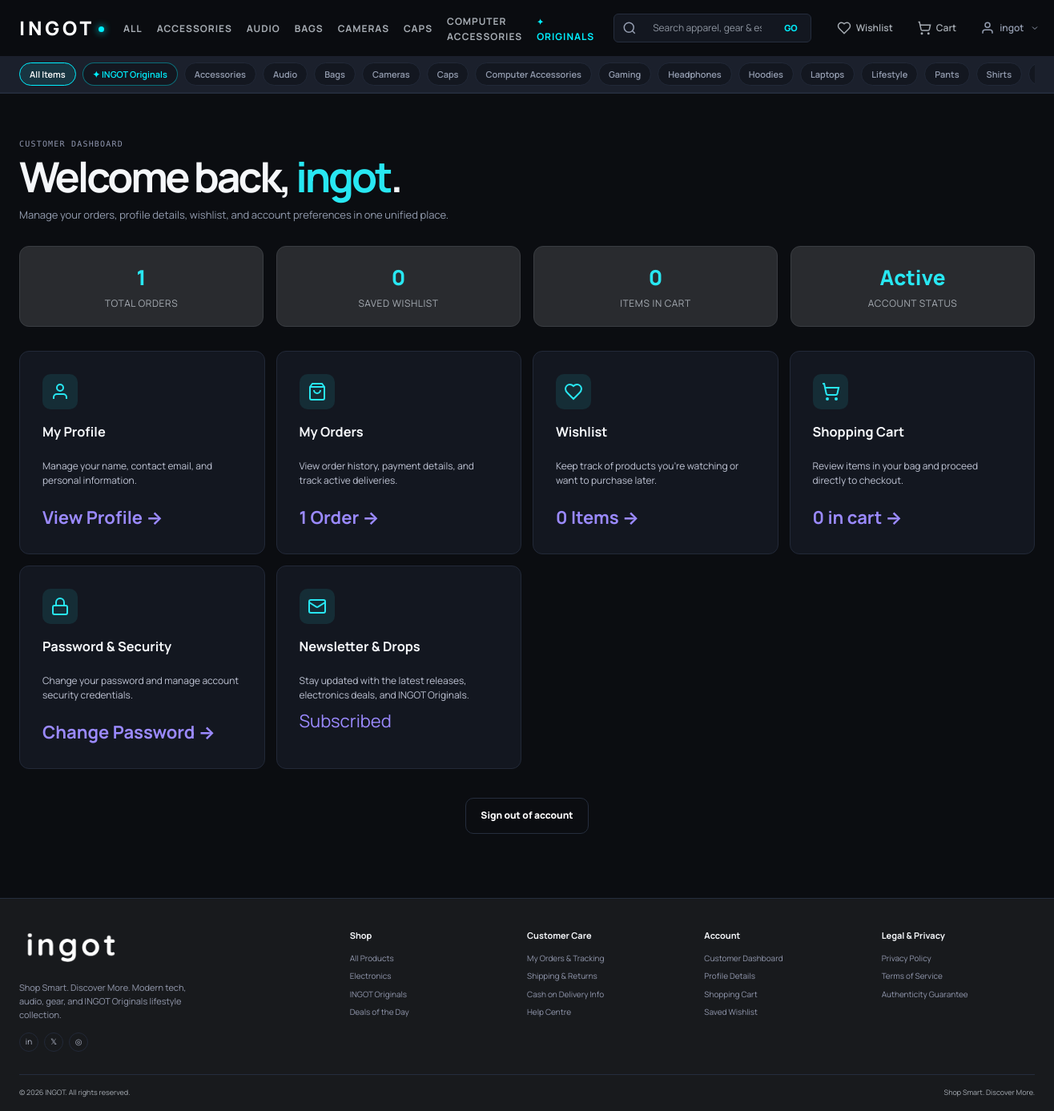
/account/ (signed in), run on the app's committed database.
### products/models.py (models this page shows, shortened)
class Category(models.Model):
    name = models.CharField(max_length=100, unique=True)
    slug = models.SlugField(max_length=120, unique=True, blank=True)
    description = models.TextField(blank=True)
    image = models.ImageField(upload_to='categories/', blank=True)
    is_ingot_original = models.BooleanField(
        default=False,
        help_text="Designates whether this category belongs to the INGOT Originals collection."
    )
    is_active = models.BooleanField(default=True)
    created_at = models.DateTimeField(auto_now_add=True)
    class Meta:
        ordering = ['name']
        verbose_name_plural = 'categories'

### accounts/views.py (the view)
# urls.py: path('account/', views.account, name='account'),
@login_required
def account(request):
    return render(request, 'accounts/account.html', _account_stats(request.user))

### accounts/views.py (called while the page is built)
def _account_stats(user):
    cart_items = 0
    wishlist_items = 0
    orders_count = 0
    try:
        cart_items = sum(item.quantity for item in Cart.objects.get(user=user).items.all())
    except Cart.DoesNotExist:
        pass
    try:
        wishlist_items = Wishlist.objects.get(user=user).items.count()
    except Wishlist.DoesNotExist:
        pass
    try:
        from orders.models import Order
        orders_count = Order.objects.filter(user=user).count()
    except Exception:
        pass
    return {'orders_count': orders_count, 'cart_items': cart_items, 'wishlist_items': wishlist_items}

### accounts/templates/accounts/account.html (shortened to what this page needs)
{% extends "base.html" %}
{% block content %}
<section class="account-page container">
  <div class="page-heading">
    <p class="eyebrow">CUSTOMER DASHBOARD</p>
    <h1>Welcome back, <em>{{ user.first_name|default:user.username }}</em>.</h1>
    <p class="account-lead">Manage your orders, profile details, wishlist, and account preferences in one unified place.</p>
  </div>
  <div class="dashboard-stats-strip">
    <div class="dash-stat-box">
      <span class="stat-number">{{ orders_count|default:0 }}</span>
      <span class="stat-title">Total Orders</span>
    </div>
    <div class="dash-stat-box">
      <span class="stat-number">{{ wishlist_items|default:0 }}</span>
      <span class="stat-title">Saved Wishlist</span>
    </div>
    <div class="dash-stat-box">
      <span class="stat-number">{{ cart_items|default:0 }}</span>
      <span class="stat-title">Items in Cart</span>
    </div>
    <div class="dash-stat-box">
      <span class="stat-number">Active</span>
      <span class="stat-title">Account Status</span>
    </div>
  </div>
  <div class="dashboard-grid">
    <a class="dashboard-card profile-card" href="{% url 'profile' %}">
      <div class="card-icon-wrap">
        <svg viewBox="0 0 24 24" fill="none" stroke="currentColor" stroke-width="2" width="24" height="24"><path d="M20 21v-2a4 4 0 0 0-4-4H8a4 4 0 0 0-4 4v2"></path><circle cx="12" cy="7" r="4"></circle></svg>
      </div>
      <h3>My Profile</h3>
      <p>Manage your name, contact email, and personal information.</p>
      <span class="card-link-action">View Profile &rarr;</span>
    </a>
    <a id="orders" class="dashboard-card profile-card" href="{% url 'order_list' %}">
      <div class="card-icon-wrap">
        <svg viewBox="0 0 24 24" fill="none" stroke="currentColor" stroke-width="2" width="24" height="24"><path d="M6 2 3 6v14a2 2 0 0 0 2 2h14a2 2 0 0 0 2-2V6l-3-4Z"></path><path d="M3 6h18"></path><path d="M16 10a4 4 0 0 1-8 0"></path></svg>
      </div>
      <h3>My Orders</h3>
      <p>View order history, payment details, and track active deliveries.</p>
      <span class="card-link-action">{{ orders_count|default:0 }} Order{{ orders_count|pluralize }} &rarr;</span>
    </a>
    <a class="dashboard-card profile-card" href="{% url 'wishlist_detail' %}">
      <div class="card-icon-wrap">
        <svg viewBox="0 0 24 24" fill="none" stroke="currentColor" stroke-width="2" width="24" height="24"><path d="M19 14c1.49-1.46 3-3.21 3-5.5A5.5 5.5 0 0 0 16.5 3c-1.76 0-3 .5-4.5 2-1.5-1.5-2.74-2-4.5-2A5.5 5.5 0 0 0 2 8.5c0 2.3 1.5 4.05 3 5.5l7 7Z"></path></svg>
      </div>
      <h3>Wishlist</h3>
      <p>Keep track of products you're watching or want to purchase later.</p>
      <span class="card-link-action">{{ wishlist_items|default:0 }} Item{{ wishlist_items|pluralize }} &rarr;</span>
    </a>
    <a class="dashboard-card profile-card" href="{% url 'cart_detail' %}">
      <div class="card-icon-wrap">
        <svg viewBox="0 0 24 24" fill="none" stroke="currentColor" stroke-width="2" width="24" height="24"><circle cx="8" cy="21" r="1"></circle><circle cx="19" cy="21" r="1"></circle><path d="M2.05 2.05h2l2.66 12.42a2 2 0 0 0 2 1.58h9.78a2 2 0 0 0 1.95-1.57l1.65-7.43H5.12"></path></svg>
      </div>
      <h3>Shopping Cart</h3>
      <p>Review items in your bag and proceed directly to checkout.</p>
      <span class="card-link-action">{{ cart_items|default:0 }} in cart &rarr;</span>
    </a>
    <a class="dashboard-card profile-card" href="{% url 'profile_password' %}">
      <div class="card-icon-wrap">
        <svg viewBox="0 0 24 24" fill="none" stroke="currentColor" stroke-width="2" width="24" height="24"><rect width="18" height="11" x="3" y="11" rx="2" ry="2"></rect><path d="M7 11V7a5 5 0 0 1 10 0v4"></path></svg>
      </div>
      <h3>Password &amp; Security</h3>
      <p>Change your password and manage account security credentials.</p>
      <span class="card-link-action">Change Password &rarr;</span>
    </a>
    <div class="dashboard-card profile-card">
      <div class="card-icon-wrap">
        <svg viewBox="0 0 24 24" fill="none" stroke="currentColor" stroke-width="2" width="24" height="24"><rect width="20" height="16" x="2" y="4" rx="2"></rect><path d="m22 7-8.97 5.7a1.94 1.94 0 0 1-2.06 0L2 7"></path></svg>
      </div>
      <h3>Newsletter &amp; Drops</h3>
      <p>Stay updated with the latest releases, electronics deals, and INGOT Originals.</p>
      <span class="card-badge-status">Subscribed</span>
    </div>
  </div>
  <div class="dashboard-footer-actions">
    <form action="{% url 'logout' %}" method="post">
      <button class="button button-ghost danger-btn" type="submit">Sign out of account</button>
    </form>
  </div>
</section>
{% endblock %}

### templates/includes/navbar.html (shortened to what this page needs)
{% load static %}
<header class="site-header" id="site-header">
  <div class="container nav-main-wrap">
    <a class="brand" href="{% url 'home' %}" aria-label="INGOT Home">
      <div class="brand-wordmark">
        <span class="brand-title">INGOT</span>
        <span class="brand-dot"></span>
      </div>
    </a>
    <nav class="primary-nav" id="primary-nav" aria-label="Main Navigation">
      <a class="nav-cat-link {% if not selected_category and not collection and request.resolver_match.url_name == 'products' %}active{% endif %}" href="{% url 'products' %}">
        ALL
      </a>
      {% for cat in nav_categories|slice:":6" %}
        <a class="nav-cat-link {% if selected_category == cat.slug %}active{% endif %}" href="{% url 'products' %}?category={{ cat.slug }}">
          {{ cat.name|upper }}
        </a>
      {% endfor %}
      <a class="nav-cat-link nav-highlight {% if collection == 'ingot_originals' or request.resolver_match.url_name == 'ingot_originals' %}active{% endif %}" href="{% url 'ingot_originals' %}">
        <span class="cyan-bullet">✦</span> ORIGINALS
      </a>
    </nav>
    <div class="nav-search-container">
      <form action="{% url 'products' %}" method="get" class="nav-search-form" id="nav-search-form">
        <div class="nav-search-input-wrap">
          <svg class="search-glass-icon" viewBox="0 0 24 24" fill="none" stroke="currentColor" stroke-width="2" width="16" height="16" aria-hidden="true">
            <circle cx="11" cy="11" r="8"></circle>
            <path d="m21 21-4.3-4.3"></path>
          </svg>
          <input
            type="search"
            name="search"
            id="nav-search-input"
            class="nav-search-input"
            placeholder="Search apparel, gear & essentials..."
            autocomplete="off"
            value="{{ query|default:'' }}"
            aria-label="Search catalogue"
          >
          <button type="submit" class="nav-search-button" aria-label="Search">
            <span>GO</span>
          </button>
        </div>
      </form>
    </div>
    <div class="nav-actions">
      <a class="nav-action-item nav-wishlist" href="{% url 'wishlist_detail' %}" title="Wishlist" aria-label="Wishlist">
        <svg viewBox="0 0 24 24" fill="none" stroke="currentColor" stroke-width="2" width="18" height="18" aria-hidden="true">
          <path d="M19 14c1.49-1.46 3-3.21 3-5.5A5.5 5.5 0 0 0 16.5 3c-1.76 0-3 .5-4.5 2-1.5-1.5-2.74-2-4.5-2A5.5 5.5 0 0 0 2 8.5c0 2.3 1.5 4.05 3 5.5l7 7Z"></path>
        </svg>
        <span class="action-label">Wishlist</span>
      </a>
      <a class="nav-action-item nav-cart" href="{% url 'cart_detail' %}" title="Shopping Cart" aria-label="Shopping Cart">
        <svg viewBox="0 0 24 24" fill="none" stroke="currentColor" stroke-width="2" width="18" height="18" aria-hidden="true">
          <circle cx="8" cy="21" r="1"></circle>
          <circle cx="19" cy="21" r="1"></circle>
          <path d="M2.05 2.05h2l2.66 12.42a2 2 0 0 0 2 1.58h9.78a2 2 0 0 0 1.95-1.57l1.65-7.43H5.12"></path>
        </svg>
        <span class="action-label">Cart</span>
      </a>
      <div class="nav-account-dropdown-wrap" id="account-dropdown-wrap">
        {% if user.is_authenticated %}
          <button class="nav-action-item nav-account-btn" id="account-dropdown-btn" type="button" aria-expanded="false" aria-haspopup="true">
            <svg viewBox="0 0 24 24" fill="none" stroke="currentColor" stroke-width="2" width="18" height="18" aria-hidden="true">
              <path d="M20 21v-2a4 4 0 0 0-4-4H8a4 4 0 0 0-4 4v2"></path>
              <circle cx="12" cy="7" r="4"></circle>
            </svg>
            <span class="action-label">{{ user.first_name|default:user.username }}</span>
            <svg class="chevron-icon" viewBox="0 0 24 24" fill="none" stroke="currentColor" stroke-width="2" width="12" height="12"><path d="m6 9 6 6 6-6"/></svg>
          </button>
        {% endif %}
      </div>
    </div>
  </div>
  <nav class="subcategory-chips-bar" aria-label="Category Chips">
    <div class="container chips-scroll-wrap">
      <a class="chip-item {% if not selected_category and not collection %}active{% endif %}" href="{% url 'products' %}">
        All Items
      </a>
      <a class="chip-item chip-highlight {% if collection == 'ingot_originals' %}active{% endif %}" href="{% url 'ingot_originals' %}">
        ✦ INGOT Originals
      </a>
      {% for cat in nav_categories %}
        <a class="chip-item {% if selected_category == cat.slug %}active{% endif %}" href="{% url 'products' %}?category={{ cat.slug }}">
          {{ cat.name }}
        </a>
      {% endfor %}
    </div>
  </nav>
</header>

### data on the page
Category: name "ACCESSORIES", name "Accessories"
Category: name "AUDIO", name "Audio"
Category: name "BAGS", name "Bags"
Category: name "CAMERAS", name "Cameras"
Category: name "CAPS", name "Caps"
Category: name "COMPUTER ACCESSORIES", name "Computer Accessories"
Category: name "Gaming"
Category: name "Headphones"
Category: name "Hoodies"
Category: name "Laptops"
Category: name "Lifestyle"
Category: name "Pants"
Category: name "Shirts"

### other printed values
{{ user.first_name|default:user.username }} "ingot"
{{ orders_count|default:0 }} "1"
{{ wishlist_items|default:0 }} "0"
{{ cart_items|default:0 }} "0"
